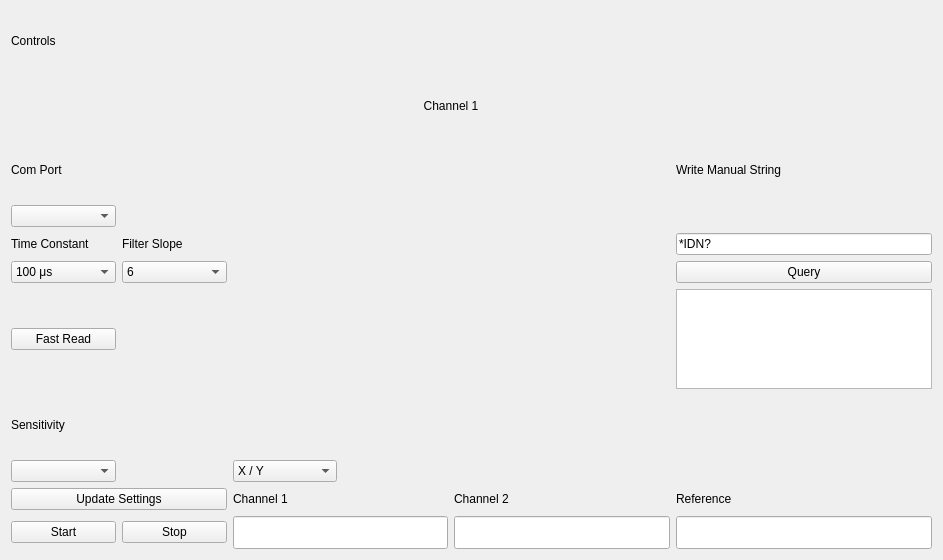
<?xml version="1.0" encoding="UTF-8"?>
<ui version="4.0">
 <class>Form</class>
 <widget class="QWidget" name="Form">
  <property name="geometry">
   <rect>
    <x>0</x>
    <y>0</y>
    <width>943</width>
    <height>560</height>
   </rect>
  </property>
  <property name="windowTitle">
   <string>Form</string>
  </property>
  <layout class="QGridLayout" name="gridLayout">
   <item row="8" column="0">
    <widget class="QLabel" name="label_2">
     <property name="text">
      <string>Time Constant</string>
     </property>
    </widget>
   </item>
   <item row="14" column="6" colspan="2">
    <widget class="QLineEdit" name="ref_lineedit">
     <property name="font">
      <font>
       <pointsize>16</pointsize>
      </font>
     </property>
     <property name="alignment">
      <set>Qt::AlignRight|Qt::AlignTrailing|Qt::AlignVCenter</set>
     </property>
    </widget>
   </item>
   <item row="11" column="0">
    <widget class="QLabel" name="label_4">
     <property name="text">
      <string>Sensitivity</string>
     </property>
    </widget>
   </item>
   <item row="14" column="2" colspan="2">
    <widget class="QLineEdit" name="ch1_lineedit">
     <property name="maximumSize">
      <size>
       <width>16777215</width>
       <height>16777215</height>
      </size>
     </property>
     <property name="font">
      <font>
       <pointsize>16</pointsize>
      </font>
     </property>
     <property name="alignment">
      <set>Qt::AlignRight|Qt::AlignTrailing|Qt::AlignVCenter</set>
     </property>
    </widget>
   </item>
   <item row="0" column="0">
    <widget class="QLabel" name="label">
     <property name="text">
      <string>Controls</string>
     </property>
    </widget>
   </item>
   <item row="13" column="2">
    <widget class="QLabel" name="label_7">
     <property name="text">
      <string>Channel 1</string>
     </property>
    </widget>
   </item>
   <item row="8" column="1">
    <widget class="QLabel" name="label_6">
     <property name="text">
      <string>Filter Slope</string>
     </property>
    </widget>
   </item>
   <item row="14" column="4" colspan="2">
    <widget class="QLineEdit" name="ch2_lineedit">
     <property name="font">
      <font>
       <pointsize>16</pointsize>
      </font>
     </property>
     <property name="alignment">
      <set>Qt::AlignRight|Qt::AlignTrailing|Qt::AlignVCenter</set>
     </property>
    </widget>
   </item>
   <item row="9" column="0">
    <widget class="QComboBox" name="time_constant_combobox">
     <item>
      <property name="text">
       <string>100 μs</string>
      </property>
     </item>
     <item>
      <property name="text">
       <string>300 μs</string>
      </property>
     </item>
     <item>
      <property name="text">
       <string>1     ms</string>
      </property>
     </item>
     <item>
      <property name="text">
       <string>3     ms</string>
      </property>
     </item>
     <item>
      <property name="text">
       <string>10   ms</string>
      </property>
     </item>
     <item>
      <property name="text">
       <string>30   ms</string>
      </property>
     </item>
     <item>
      <property name="text">
       <string>100 ms</string>
      </property>
     </item>
     <item>
      <property name="text">
       <string>300 ms</string>
      </property>
     </item>
     <item>
      <property name="text">
       <string>1        s</string>
      </property>
     </item>
     <item>
      <property name="text">
       <string>3        s</string>
      </property>
     </item>
     <item>
      <property name="text">
       <string>10      s</string>
      </property>
     </item>
     <item>
      <property name="text">
       <string>30      s</string>
      </property>
     </item>
     <item>
      <property name="text">
       <string>100    s</string>
      </property>
     </item>
     <item>
      <property name="text">
       <string>300    s</string>
      </property>
     </item>
     <item>
      <property name="text">
       <string>1      ks</string>
      </property>
     </item>
     <item>
      <property name="text">
       <string>3      ks</string>
      </property>
     </item>
     <item>
      <property name="text">
       <string>10    ks</string>
      </property>
     </item>
     <item>
      <property name="text">
       <string>30    ks</string>
      </property>
     </item>
    </widget>
   </item>
   <item row="9" column="1">
    <widget class="QComboBox" name="filter_slope_combobox">
     <item>
      <property name="text">
       <string>6</string>
      </property>
     </item>
     <item>
      <property name="text">
       <string>12</string>
      </property>
     </item>
     <item>
      <property name="text">
       <string>18</string>
      </property>
     </item>
     <item>
      <property name="text">
       <string>24</string>
      </property>
     </item>
    </widget>
   </item>
   <item row="14" column="0">
    <widget class="QPushButton" name="start_btn">
     <property name="text">
      <string>Start</string>
     </property>
    </widget>
   </item>
   <item row="13" column="4">
    <widget class="QLabel" name="label_8">
     <property name="text">
      <string>Channel 2</string>
     </property>
    </widget>
   </item>
   <item row="13" column="6">
    <widget class="QLabel" name="label_9">
     <property name="text">
      <string>Reference</string>
     </property>
    </widget>
   </item>
   <item row="12" column="0">
    <widget class="QComboBox" name="sensitivity_combobox"/>
   </item>
   <item row="13" column="0" colspan="2">
    <widget class="QPushButton" name="update_settings_btn">
     <property name="text">
      <string>Update Settings</string>
     </property>
    </widget>
   </item>
   <item row="10" column="6" colspan="2">
    <widget class="QPlainTextEdit" name="read_str_textedit">
     <property name="maximumSize">
      <size>
       <width>300</width>
       <height>100</height>
      </size>
     </property>
    </widget>
   </item>
   <item row="9" column="6" colspan="2">
    <widget class="QPushButton" name="query_btn">
     <property name="maximumSize">
      <size>
       <width>300</width>
       <height>16777215</height>
      </size>
     </property>
     <property name="text">
      <string>Query</string>
     </property>
    </widget>
   </item>
   <item row="8" column="6" colspan="2">
    <widget class="QLineEdit" name="write_str_lineedit">
     <property name="maximumSize">
      <size>
       <width>300</width>
       <height>16777215</height>
      </size>
     </property>
     <property name="text">
      <string>*IDN?</string>
     </property>
    </widget>
   </item>
   <item row="6" column="6" colspan="2">
    <widget class="QLabel" name="label_5">
     <property name="text">
      <string>Write Manual String</string>
     </property>
    </widget>
   </item>
   <item row="12" column="2">
    <widget class="QComboBox" name="outputs_selector">
     <item>
      <property name="text">
       <string>X / Y</string>
      </property>
     </item>
     <item>
      <property name="text">
       <string>R / θ</string>
      </property>
     </item>
     <item>
      <property name="text">
       <string>Manual</string>
      </property>
     </item>
    </widget>
   </item>
   <item row="14" column="1">
    <widget class="QPushButton" name="stop_btn">
     <property name="text">
      <string>Stop</string>
     </property>
    </widget>
   </item>
   <item row="6" column="2" rowspan="6" colspan="4">
    <widget class="PlotWidget" name="PlotWidget" native="true"/>
   </item>
   <item row="7" column="0">
    <widget class="QComboBox" name="visa_resource_combobox"/>
   </item>
   <item row="6" column="0">
    <widget class="QLabel" name="label_3">
     <property name="text">
      <string>Com Port</string>
     </property>
    </widget>
   </item>
   <item row="1" column="3" colspan="2">
    <widget class="QLabel" name="label_10">
     <property name="text">
      <string>Channel 1</string>
     </property>
     <property name="alignment">
      <set>Qt::AlignCenter</set>
     </property>
    </widget>
   </item>
   <item row="10" column="0">
    <widget class="QPushButton" name="pushButton">
     <property name="text">
      <string>Fast Read</string>
     </property>
    </widget>
   </item>
  </layout>
 </widget>
 <customwidgets>
  <customwidget>
   <class>PlotWidget</class>
   <extends>QWidget</extends>
   <header>plotwidget.h</header>
   <container>1</container>
  </customwidget>
 </customwidgets>
 <resources/>
 <connections>
  <connection>
   <sender>query_btn</sender>
   <signal>clicked()</signal>
   <receiver>Form</receiver>
   <slot>query_btn_clicked()</slot>
   <hints>
    <hint type="sourcelabel">
     <x>931</x>
     <y>273</y>
    </hint>
    <hint type="destinationlabel">
     <x>686</x>
     <y>125</y>
    </hint>
   </hints>
  </connection>
  <connection>
   <sender>visa_resource_combobox</sender>
   <signal>activated(QString)</signal>
   <receiver>Form</receiver>
   <slot>com_port_combobox_activated(QString)</slot>
   <hints>
    <hint type="sourcelabel">
     <x>84</x>
     <y>207</y>
    </hint>
    <hint type="destinationlabel">
     <x>181</x>
     <y>130</y>
    </hint>
   </hints>
  </connection>
  <connection>
   <sender>update_settings_btn</sender>
   <signal>clicked()</signal>
   <receiver>Form</receiver>
   <slot>update_settings_btn_clicked()</slot>
   <hints>
    <hint type="sourcelabel">
     <x>119</x>
     <y>477</y>
    </hint>
    <hint type="destinationlabel">
     <x>223</x>
     <y>294</y>
    </hint>
   </hints>
  </connection>
  <connection>
   <sender>outputs_selector</sender>
   <signal>activated(int)</signal>
   <receiver>Form</receiver>
   <slot>output_selector_activated(int)</slot>
   <hints>
    <hint type="sourcelabel">
     <x>316</x>
     <y>467</y>
    </hint>
    <hint type="destinationlabel">
     <x>349</x>
     <y>422</y>
    </hint>
   </hints>
  </connection>
  <connection>
   <sender>start_btn</sender>
   <signal>clicked()</signal>
   <receiver>Form</receiver>
   <slot>start_btn_clicked()</slot>
   <hints>
    <hint type="sourcelabel">
     <x>90</x>
     <y>525</y>
    </hint>
    <hint type="destinationlabel">
     <x>138</x>
     <y>528</y>
    </hint>
   </hints>
  </connection>
  <connection>
   <sender>stop_btn</sender>
   <signal>clicked()</signal>
   <receiver>Form</receiver>
   <slot>stop_btn_clicked()</slot>
   <hints>
    <hint type="sourcelabel">
     <x>177</x>
     <y>518</y>
    </hint>
    <hint type="destinationlabel">
     <x>201</x>
     <y>501</y>
    </hint>
   </hints>
  </connection>
  <connection>
   <sender>pushButton</sender>
   <signal>clicked()</signal>
   <receiver>Form</receiver>
   <slot>collect_fast_data()</slot>
   <hints>
    <hint type="sourcelabel">
     <x>94</x>
     <y>335</y>
    </hint>
    <hint type="destinationlabel">
     <x>100</x>
     <y>357</y>
    </hint>
   </hints>
  </connection>
 </connections>
 <slots>
  <slot>query_btn_clicked()</slot>
  <slot>com_port_combobox_activated(QString)</slot>
  <slot>update_settings_btn_clicked()</slot>
  <slot>output_selector_activated(int)</slot>
  <slot>start_btn_clicked()</slot>
  <slot>stop_btn_clicked()</slot>
  <slot>collect_fast_data()</slot>
 </slots>
</ui>
